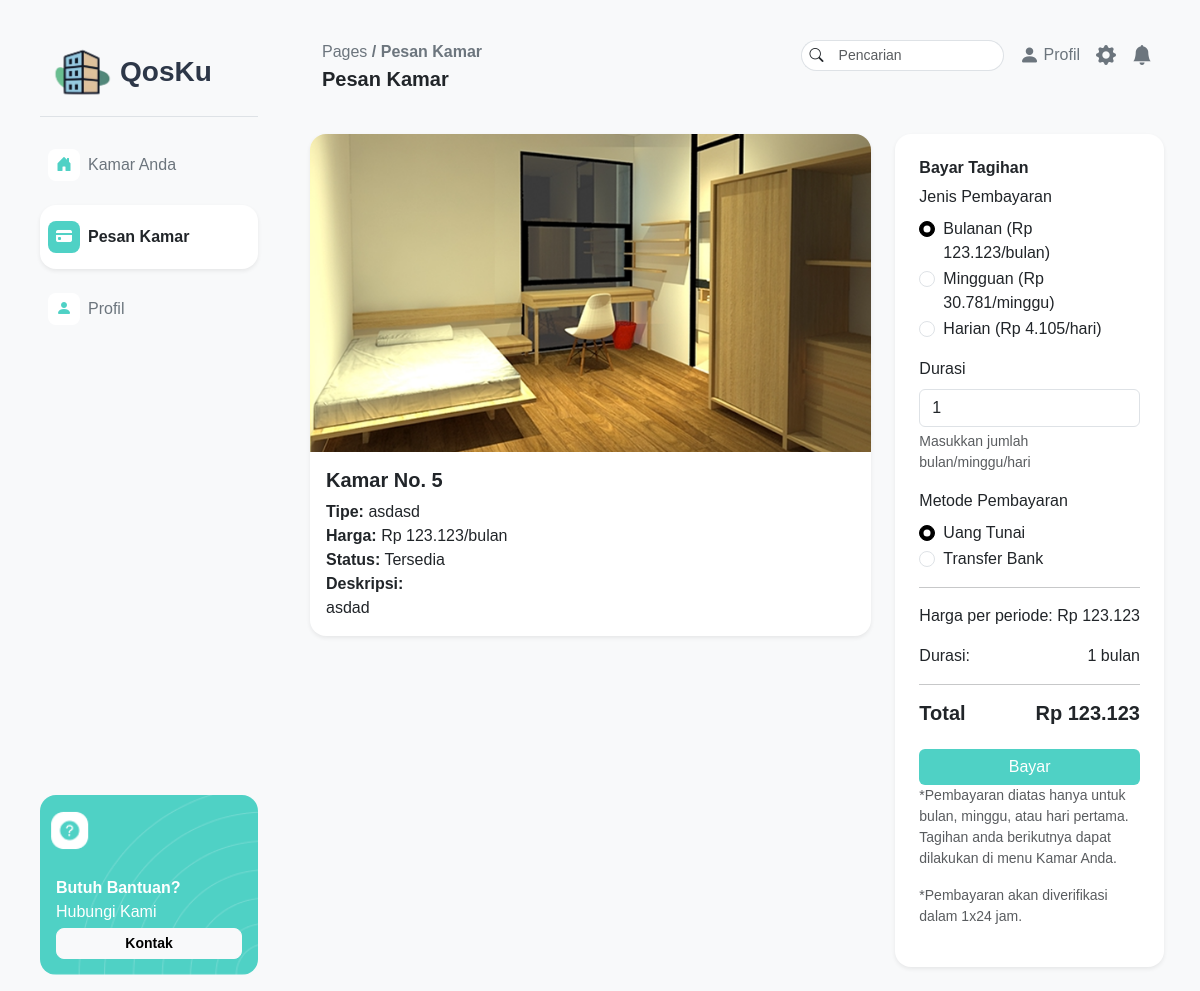
The app's page /pages/pelanggan/pesankamar.php?idKamar=5 (signed in), older data.
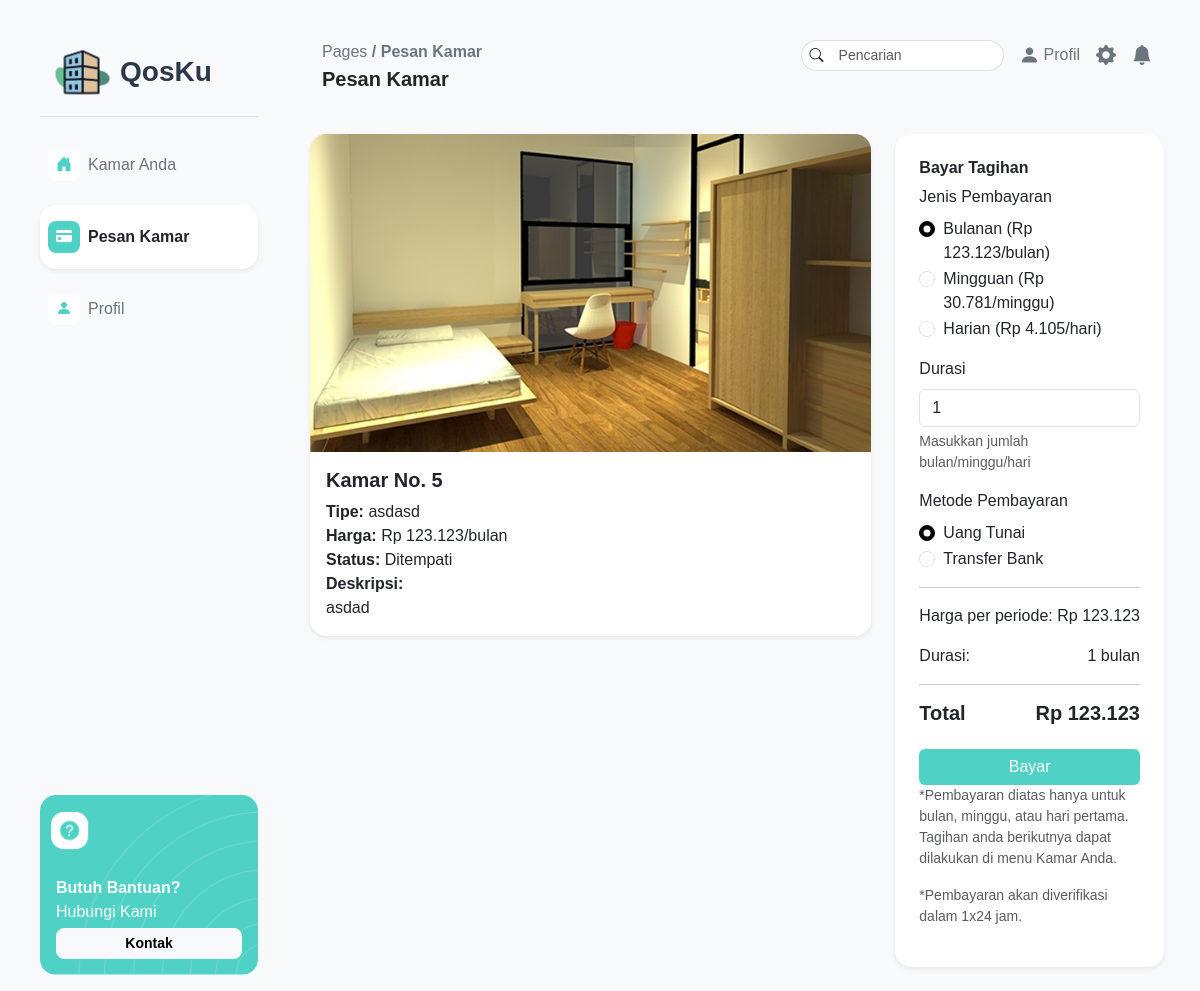
The same page, newer data.
### tables this page shows
CREATE TABLE `kamar_kos` (
  `idKamar` int(11) NOT NULL,
  `nomorKamar` int(11) NOT NULL,
  `tipeKamar` varchar(255) NOT NULL,
  `harga` int(11) NOT NULL,
  `statusKetersediaan` enum('Tersedia','Ditempati','Dalam Perbaikan') NOT NULL DEFAULT 'Tersedia',
  `deskripsi` varchar(255) NOT NULL,
  `gambar` varchar(255) NOT NULL
);

### pages/pelanggan/pesankamar.php (the view, shortened to what the changed rows need)
<?php
require "../../php/connect.php";
$idKamar = intval($_GET['idKamar']);
$roomQuery = "SELECT * FROM kamar_kos WHERE idKamar = $idKamar";
$roomResult = $connect->query($roomQuery);
$room = $roomResult->fetch_assoc();
$dailyPrice = ceil($room['harga'] / 30);
$weeklyPrice = ceil($room['harga'] / 4);
$monthlyPrice = $room['harga'];
?>
<!DOCTYPE html>
<html lang="en">
<head>
    <link href="https://cdn.jsdelivr.net/npm/bootstrap@5.3.6/dist/css/bootstrap.min.css" rel="stylesheet">
    <link rel="stylesheet" href="../../assets/css/style.css">
    <link rel="stylesheet" href="https://cdn.jsdelivr.net/npm/bootstrap-icons@1.13.1/font/bootstrap-icons.min.css">
</head>
<body class="bg-light">
    <div class="d-flex min-vh-100 ms-4 me-4">
        <div class="flex-grow-1">
            <div class="container-fluid pt-4">
                <div class="row mb-4">
                    <div class="col-md-8">
                        <div class="card shadow-sm border-0 rounded-4">
                            <img src="../../assets/img/<?= htmlspecialchars($room['gambar']) ?>" class="card-img-top rounded-top-4" alt="Kamar <?= htmlspecialchars($room['nomorKamar']) ?>">
                            <div class="card-body">
                                <h5 class="card-title fw-bold">Kamar No. <?= htmlspecialchars($room['nomorKamar']) ?></h5>
                                <p class="card-text">
                                    <strong>Tipe:</strong> <?= htmlspecialchars($room['tipeKamar']) ?><br>
                                    <strong>Harga:</strong> Rp <?= number_format($room['harga'], 0, ',', '.') ?>/bulan<br>
                                    <strong>Status:</strong> <?= htmlspecialchars($room['statusKetersediaan']) ?><br>
                                    <strong>Deskripsi:</strong><br> <?= nl2br(htmlspecialchars($room['deskripsi'])) ?>
                                </p>
                            </div>
                        </div>
                    </div>
                    <div class="col-md-4">
                        <div class="card shadow-sm border-0 rounded-4 p-4 h-100 d-flex flex-column">
                            <form id="paymentForm" method="POST" enctype="multipart/form-data">
                                <div class="mb-3">
                                    <div class="form-check">
                                        <input class="form-check-input" type="radio" name="payment_type" id="monthly" value="monthly" checked>
                                        <label class="form-check-label" for="monthly">Bulanan (Rp <?= number_format($monthlyPrice, 0, ',', '.') ?>/bulan)</label>
                                    </div>
                                    <div class="form-check">
                                        <input class="form-check-input" type="radio" name="payment_type" id="weekly" value="weekly">
                                        <label class="form-check-label" for="weekly">Mingguan (Rp <?= number_format($weeklyPrice, 0, ',', '.') ?>/minggu)</label>
                                    </div>
                                    <div class="form-check mb-3">
                                        <input class="form-check-input" type="radio" name="payment_type" id="daily" value="daily">
                                        <label class="form-check-label" for="daily">Harian (Rp <?= number_format($dailyPrice, 0, ',', '.') ?>/hari)</label>
                                    </div>
                                </div>
                            </form>
                        </div>
                    </div>
                </div>
            </div>
        </div>
    </div>
</body>
</html>

Row changes from the older to the newer data that the page shows:
changed kamar_kos "asdasd": statusKetersediaan "Tersedia" → "Ditempati"
